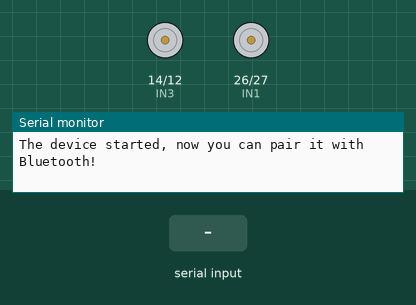
The sketch below on a simulated ESP32. Parts: motor-driver pin pairs drawn as motors (green arrow = first pin HIGH = forward, orange = second pin HIGH = backward, longer = more drive), the last lines printed to the serial monitor. The test bench sets the inputs (shaded band). Nothing arrives over Bluetooth unless stated.

Above: at 1.2 s.
1.3 s: "F" received over the second serial link
At 2.3 s:
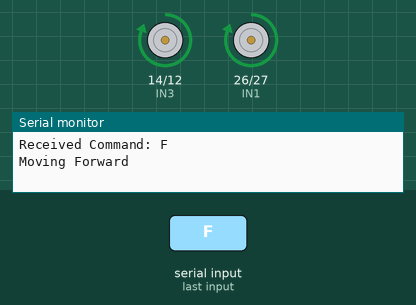
2.8 s: "B" received over the second serial link
At 3.4 s:
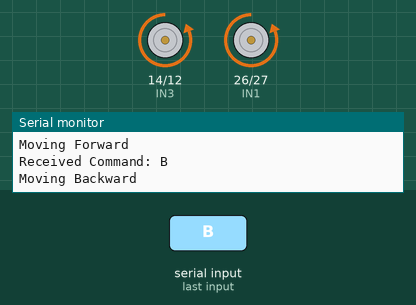
4.3 s: "L" received over the second serial link
At 5.5 s:
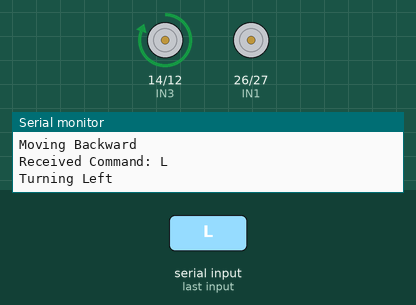
5.8 s: "R" received over the second serial link
At 6.8 s:
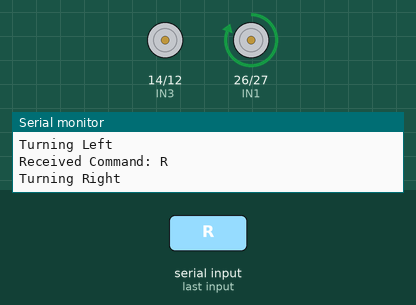
Timing chart, 0 to 8.3 s (numbered marks = the images above; inputs shaded):
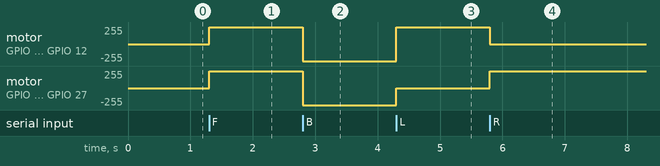

Measured:
- after the input at 1.3 s, motor on GPIO 14 (IN3) / GPIO 12 (IN4), motor on GPIO 26 (IN1) / GPIO 27 (IN2): stopped → forward 255/255 at once
- after the input at 2.8 s, motor on GPIO 14 (IN3) / GPIO 12 (IN4), motor on GPIO 26 (IN1) / GPIO 27 (IN2): forward 255/255 → backward 255/255 at once
- after the input at 4.3 s, motor on GPIO 14 (IN3) / GPIO 12 (IN4): backward 255/255 → forward 255/255 at once; motor on GPIO 26 (IN1) / GPIO 27 (IN2): backward 255/255 → stopped at once
- after the input at 5.8 s, motor on GPIO 14 (IN3) / GPIO 12 (IN4): forward 255/255 → stopped at once; motor on GPIO 26 (IN1) / GPIO 27 (IN2): stopped → forward 255/255 at once

The sketch:

ESP32-Bluetooth-Car.ino
```cpp
#include "BluetoothSerial.h"
#include "Arduino.h"

BluetoothSerial SerialBT;

int IN1 = 26;  // Motor A forward
int IN2 = 27;  // Motor A backward
int IN3 = 14;  // Motor B forward
int IN4 = 12;  // Motor B backward

char command = ' ';
char lastCommand = ' ';

void setup() {

  pinMode(IN1, OUTPUT);
  pinMode(IN2, OUTPUT);
  pinMode(IN3, OUTPUT);
  pinMode(IN4, OUTPUT);

  SerialBT.begin("ESP32_RC_Car");
  Serial.begin(9600);
  Serial.println("The device started, now you can pair it with Bluetooth!");
}

void loop() {

  while (SerialBT.available()) {
    command = SerialBT.read();
    Serial.print("Received Command: ");
    Serial.println(command);
  }

  if (command != lastCommand) {
    lastCommand = command;

    switch (command) {
      case 'F':
        // forward
        digitalWrite(IN1, HIGH);
        digitalWrite(IN2, LOW);
        digitalWrite(IN3, HIGH);
        digitalWrite(IN4, LOW);
        Serial.println("Moving Forward");
        break;

      case 'B':
        // backward
        digitalWrite(IN1, LOW);
        digitalWrite(IN2, HIGH);
        digitalWrite(IN3, LOW);
        digitalWrite(IN4, HIGH);
        Serial.println("Moving Backward");
        break;

      case 'L':
        // left
        digitalWrite(IN1, LOW);
        digitalWrite(IN2, LOW);
        digitalWrite(IN3, HIGH);
        digitalWrite(IN4, LOW);
        Serial.println("Turning Left");
        break;

      case 'R':
        // right
        digitalWrite(IN1, HIGH);
        digitalWrite(IN2, LOW);
        digitalWrite(IN3, LOW);
        digitalWrite(IN4, LOW);
        Serial.println("Turning Right");
        break;

      case 'S':
        // stop
        digitalWrite(IN1, LOW);
        digitalWrite(IN2, LOW);
        digitalWrite(IN3, LOW);
        digitalWrite(IN4, LOW);
        Serial.println("Stopping");
        break;

      default:

        break;
    }
  }
}
```
